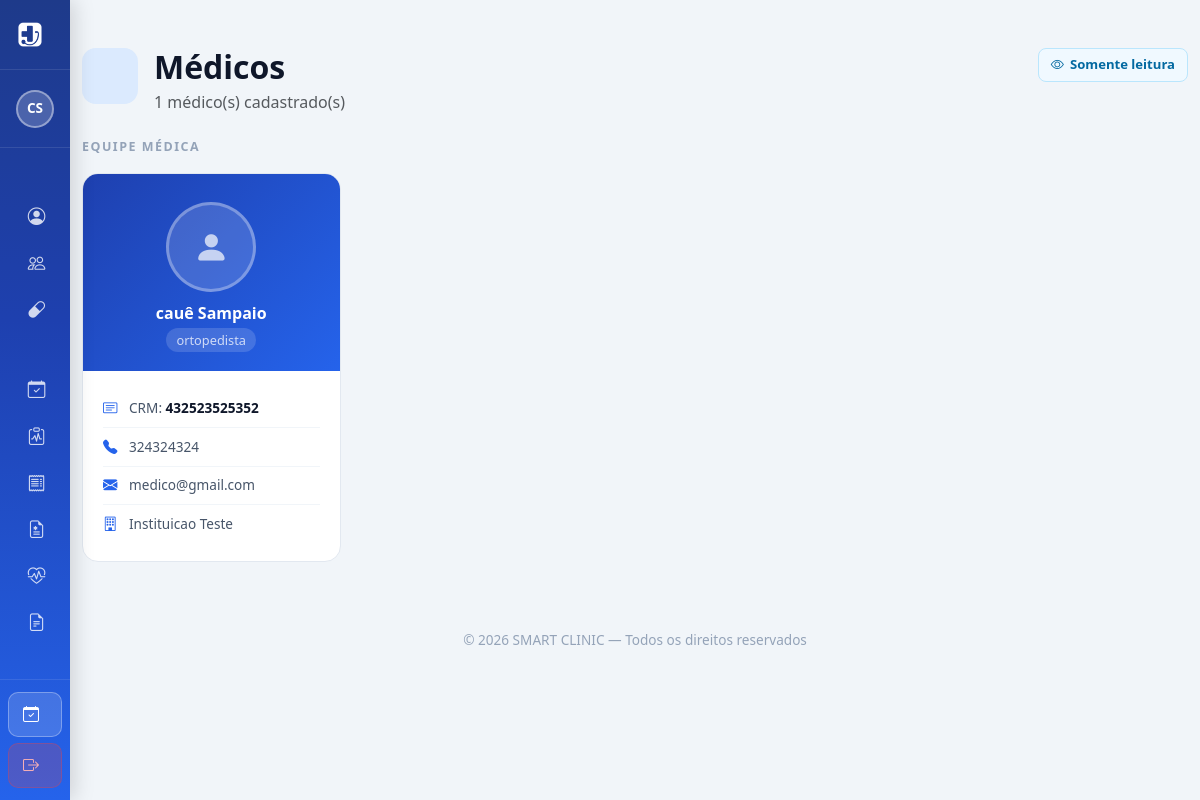
The app's page /Frontend/medico.php (signed in) with its own data.
### tables this page shows
CREATE TABLE `medico` (
  `cod` int(11) NOT NULL,
  `fk_instituicao_cod` int(11) DEFAULT NULL,
  `cpf` varchar(11) NOT NULL,
  `crm` varchar(20) NOT NULL,
  `rqe` varchar(20) DEFAULT NULL,
  `foto` varchar(200) DEFAULT NULL,
  `nome` varchar(100) NOT NULL,
  `email` varchar(100) NOT NULL,
  `senha` varchar(100) NOT NULL,
  `especialidade` varchar(50) DEFAULT NULL,
  `telefone` varchar(20) NOT NULL,
  `endereco` varchar(200) NOT NULL
);

CREATE TABLE `instituicao` (
  `cod` int(11) NOT NULL,
  `cnpj` varchar(20) DEFAULT NULL,
  `logo` varchar(200) NOT NULL,
  `email` varchar(100) NOT NULL,
  `senha` varchar(100) NOT NULL,
  `nome` varchar(100) NOT NULL,
  `telefone` varchar(20) NOT NULL,
  `endereco` varchar(200) NOT NULL,
  `status` varchar(20) NOT NULL
);

### Backend/controller/Database.php (called while the page is built)
<?php
class Database {
    private static $instance = null;
    public static function getConnection() {
        if (self::$instance === null) {
            $host = '127.0.0.1';
            $db   = 'smartclinic';
            $user = 'root';
            $pass = '';
            $charset = 'utf8mb4';
            $dsn = "mysql:host=$host;dbname=$db;charset=$charset";
            $options = [
                PDO::ATTR_ERRMODE => PDO::ERRMODE_EXCEPTION,
                PDO::ATTR_DEFAULT_FETCH_MODE => PDO::FETCH_ASSOC,
                PDO::ATTR_EMULATE_PREPARES => false,
            ];
            self::$instance = new PDO($dsn, $user, $pass, $options);
        }
        return self::$instance;
    }
}

### Backend/controller/MedicoController.php (called while the page is built, shortened)
<?php
require_once $_SERVER['DOCUMENT_ROOT'] . '/SMART-CLINIC-A/Backend/dao/MedicoDAO.php';
class MedicoController extends BaseController {
    private $dao;
    public function __construct() {
        $this->dao = new MedicoDAO();
    }
    public function getAll() {
        return $this->dao->getAll();
    }
}

### Backend/dao/BaseDAO.php (called while the page is built, shortened)
<?php
require_once $_SERVER['DOCUMENT_ROOT'] . '/SMART-CLINIC-A/Backend/controller/Database.php';
class BaseDAO {
    public function __construct() {
        $this->db = Database::getConnection();
    }
}

### Backend/dao/MedicoDAO.php (called while the page is built, shortened)
<?php
require_once $_SERVER['DOCUMENT_ROOT'] . '/SMART-CLINIC-A/Backend/dao/BaseDAO.php';
class MedicoDAO extends BaseDAO {
    public function getAll() {
        $stmt = $this->db->query('SELECT m.*, i.nome as instituicao_nome FROM medico m LEFT JOIN instituicao i ON m.fk_instituicao_cod = i.cod');
        return $stmt->fetchAll();
    }
}

### Frontend/medico.php (the view, shortened to what this page needs)
<?php
require_once __DIR__ . '/navbar.php';
$role    = $_SESSION['role']    ?? null;
$isAdmin = $role === 'admin';
?>
<!DOCTYPE html>
<html lang="pt-BR">
<head>
    <link href="https://cdn.jsdelivr.net/npm/bootstrap@5.3.2/dist/css/bootstrap.min.css" rel="stylesheet">
    <link href="https://cdn.jsdelivr.net/npm/bootstrap-icons@1.11.1/font/bootstrap-icons.css" rel="stylesheet">
</head>
<body>
<section class="py-5">
<div class="container-lg" style="max-width:1200px;">
<?php
require_once $_SERVER['DOCUMENT_ROOT'] . '/SMART-CLINIC-A/Backend/controller/MedicoController.php';
$controller            = new MedicoController();
$action                = $_GET['action'] ?? 'list';
if ($action === 'list'):
    $medicos = $controller->getAll();
?>
<div class="d-flex justify-content-between align-items-start mb-4">
    <div class="d-flex align-items-start gap-3">
        <div style="background:#dbeafe;width:56px;height:56px;border-radius:14px;display:flex;align-items:center;justify-content:center;">
        </div>
        <div>
            <h2 class="title mb-1">Médicos</h2>
            <p class="text-muted mb-0"><?= count($medicos) ?> médico(s) cadastrado(s)</p>
        </div>
    </div>
    <?php if ($isAdmin): ?>
        <a href="medico.php?action=create" class="btn btn-verde d-flex align-items-center gap-2">
            <i class="bi bi-plus-lg"></i> Novo Médico
        </a>
    <?php else: ?>
        <div class="readonly-badge"><i class="bi bi-eye"></i> Somente leitura</div>
    <?php endif; ?>
</div>
<div class="section-label">Equipe médica</div>
<div class="row g-4">
<?php foreach ($medicos as $med): ?>
<div class="col-xl-3 col-lg-4 col-md-6">
    <div class="medico-card">
        <div class="medico-card-header">
            <?php if (!empty($med['foto'])): ?>
                <div class="medico-avatar-placeholder" style="display:none;"><i class="bi bi-person-fill"></i></div>
            <?php else: ?>
                <div class="medico-avatar-placeholder"><i class="bi bi-person-fill"></i></div>
            <?php endif; ?>
            <h5><?= htmlspecialchars($med['nome']) ?></h5>
            <span><?= htmlspecialchars($med['especialidade'] ?? 'Especialidade não informada') ?></span>
        </div>
        <div class="medico-card-body">
            <div class="medico-info-row"><i class="bi bi-card-text"></i><span>CRM: <strong><?= htmlspecialchars($med['crm'] ?? '—') ?></strong></span></div>
            <div class="medico-info-row"><i class="bi bi-telephone-fill"></i><span><?= htmlspecialchars($med['telefone'] ?? '—') ?></span></div>
            <div class="medico-info-row"><i class="bi bi-envelope-fill"></i><span style="word-break:break-all;"><?= htmlspecialchars($med['email'] ?? '—') ?></span></div>
            <div class="medico-info-row"><i class="bi bi-building"></i><span><?= htmlspecialchars($med['instituicao_nome'] ?? '—') ?></span></div>
        </div>
    </div>
</div>
<?php endforeach; ?>
</div>
<?php
endif; ?>
</div>
</section>
<footer style="padding:20px 0;" class="text-center">
    <p class="mb-0" style="color:#94a3b8;font-size:.85rem;">© 2026 SMART CLINIC — Todos os direitos reservados</p>
</footer>
</body>
</html>

### Frontend/medico.php (style rules this page uses)
:root { --azul:#2563eb; --azul-escuro:#1e40af; --verde:#22c55e; --fundo:#f1f5f9; }
body { background:var(--fundo); font-family:'Segoe UI',sans-serif; }
.title { font-weight:600; color:#0f172a; }
.medico-card { background:white; border-radius:16px; border:1px solid #e2e8f0; overflow:hidden; transition:all .25s; height:100%; }
.medico-card-header { background:linear-gradient(135deg,#1e40af,#2563eb); padding:28px 20px 20px; text-align:center; }
.medico-avatar-placeholder { width:90px; height:90px; border-radius:50%; border:3px solid rgba(255,255,255,.3); background:rgba(255,255,255,.15); display:flex; align-items:center; justify-content:center; font-size:2.2rem; color:rgba(255,255,255,.7); margin:0 auto; }
.medico-card-header h5 { color:white; font-weight:700; font-size:1rem; margin:12px 0 4px; }
.medico-card-header span { font-size:.8rem; color:rgba(255,255,255,.75); background:rgba(255,255,255,.15); padding:3px 10px; border-radius:20px; }
.medico-card-body { padding:18px 20px; }
.medico-info-row { display:flex; align-items:center; gap:10px; padding:8px 0; border-bottom:1px solid #f1f5f9; font-size:.85rem; color:#475569; }
.medico-info-row:last-child { border-bottom:none; }
.medico-info-row i { color:var(--azul); font-size:.9rem; width:16px; }
.medico-info-row strong { color:#0f172a; font-weight:600; }
.section-label { font-size:.78rem; font-weight:700; letter-spacing:1.5px; text-transform:uppercase; color:#94a3b8; margin-bottom:16px; }
.readonly-badge { display:inline-flex; align-items:center; gap:6px; background:#f0f9ff; color:#0369a1; border:1px solid #bae6fd; border-radius:8px; padding:6px 12px; font-size:.82rem; font-weight:600; }

### Frontend/navbar.php (style rules this page uses)
:root { --sidebar-width:260px; --sidebar-collapsed-width:70px; --azul:#2563eb; --azul-escuro:#1e40af; --azul-mais-escuro:#1e3a8a; }
body.with-sidebar { margin-left:var(--sidebar-width); transition:margin-left .3s ease; padding-top:0 !important; }
body.with-sidebar.sidebar-collapsed { margin-left:var(--sidebar-collapsed-width); }

### records on screen
medico: nome "cauê Sampaio", especialidade "ortopedista", crm "432523525352", telefone "324324324", email "medico@gmail.com", fk_instituicao_cod.nome "Instituicao Teste"

### other values on screen
$initials "CS"
count($medicos) "1"
